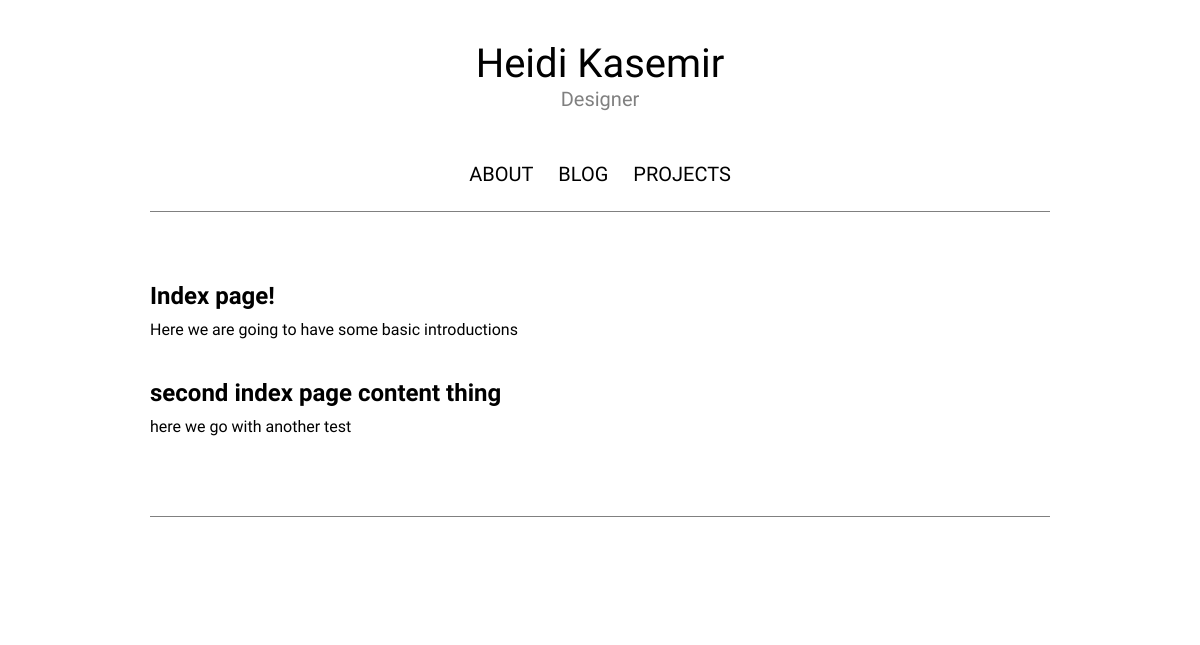
Before: / with the older database file.
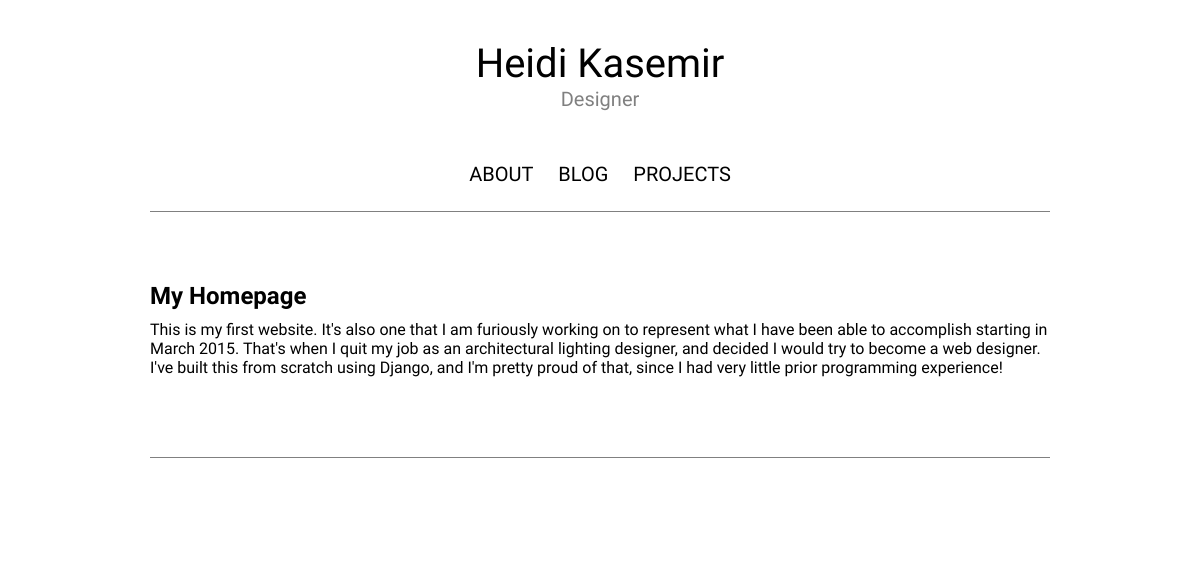
After: the same page with the newer database file.
### mainpage/models.py (models this page shows, shortened)
class MainContent(models.Model):
    header = models.CharField(max_length = 200)
    content = models.TextField()
    page = models.CharField(max_length = 20, default="index")

### mainpage/views.py (the view)
# urls.py: url(r'^$', views.IndexView.as_view(), name="index"),
class IndexView(generic.ListView):
    template_name = 'mainpage/index.html'
    context_object_name = 'content_object_list'
    def get_queryset(self):
        return models.MainContent.objects.filter(page="index")

### templates/mainpage/index.html
{% extends "main.html" %}
{% block mainContent %}
{% for obj in content_object_list %}
  <div class="post">
    <h2>{{ obj.header }}</a></h2>
    <p>{{ obj.content }}</p>
  </div>
{% endfor %}
{% endblock %}

### templates/mainpage/main.html (shortened to what this page needs)
{% load staticfiles %}
<!DOCTYPE html>
<head>
  <link rel="stylesheet" href="{% static "mainpage/css/styles.css" %}">
</head>
<body>
<header>
    <a href="{% url "index" %}">Heidi Kasemir</a>
    <div class="subtitle">Designer</div>
</header>
<nav>
    <ul>
        <li><a href="{% url "about" %}">About</a></li>
        <li><a href="{% url "blog:blog" %}">Blog</a></li>
        <li><a href="#">Projects</a></li>
    </ul>
</nav>
<div class="container">
{% block mainContent %} {% endblock %}
</div>
<footer>
<ul class="social-icons">
    <li><a href="http://www.github.com/hkasemir" target="_blank"></a></li>
  <li></li>
    <li><a href="https://www.facebook.com/heidi.kasemir" target="_blank"></a></li>
    <li><a href="https://twitter.com/HeidiKasemir" target="_blank"></a></li>
    <li><a href="https://www.pinterest.com/heidikasemir/" target="_blank"></a></li>
    <li><a href="https://www.linkedin.com/pub/heidi-kasemir/7b/627/a17" target="_blank"></a></li>
    </ul>
</footer>
</body>

### static/mainpage/css/styles.css (style rules this page uses)
* { margin:0; padding:0; font-family: 'Josefin Sans', sans-serif; }
a { text-decoration: none; color: black; margin-top: 10px; transition-property: color; transition-duration: .35s; transition-timing-function: ease-out; }
body { animation: fadein 2s; -moz-animation: fadein 2s; -webkit-animation: fadein 2s; -o-animation: fadein 2s; }
.container { width: 75%; margin: auto; padding: 30px; }
footer { border-top: 1px solid gray; height: 80px; padding-top: 20px; width: 75%; margin-top: 50px; margin-left: auto; margin-right: auto; }
h2 { padding-bottom: 10px; padding-top: 40px; }
header { margin-left: auto; margin-right: auto; margin-top: 40px; text-align: center; font-size: 40px; }
nav { height: 50px; width: 75%; margin-top: 50px; margin-left: auto; margin-right: auto; border-bottom: 1px solid grey; font-size: 20px; line-height: 1.3; }
nav a { text-decoration: none; color: black; }
nav li { list-style-type: none; display: inline; padding: 10px; text-transform: uppercase; }
nav ul { height:inherit; text-align: center; }
.social-icons { text-align: center; }
.social-icons li { display:inline; padding: 10px; margin-top: 10px; }
.subtitle { font-size: 20px; color: grey }

Changed rows visible on the page:
removed MainContent: header "second index page content thing", content "here we go with another test"
changed MainContent: header "Index page!" → "My Homepage"; content "Here we are going to have some basic introductions" → "This is my first website. It's also one that I am furiously working on to represent what I have been able to accomplish starting in March 2015. That's when I quit my job as an architectural lighting designer, and decided I would try to become a web designer. I've built this from scratch using Django, and I'm pretty proud of that, since I had very little prior programming experience!"
